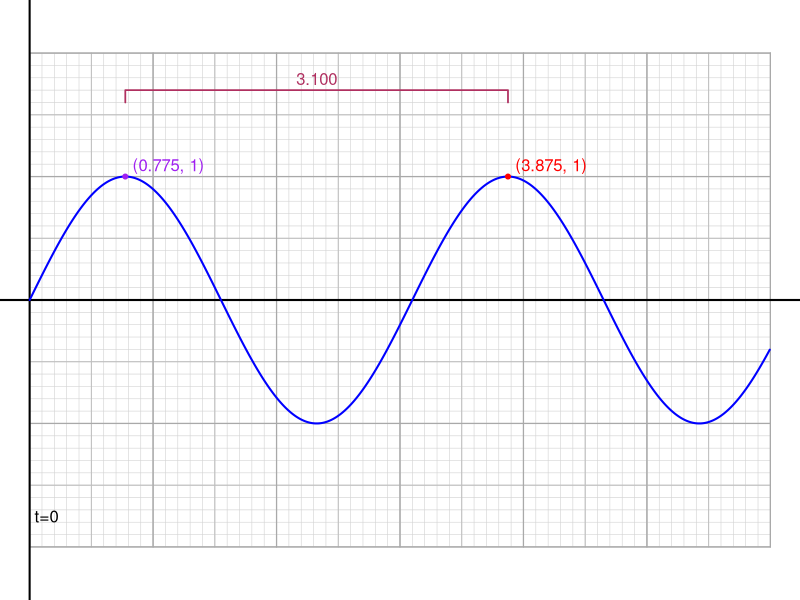
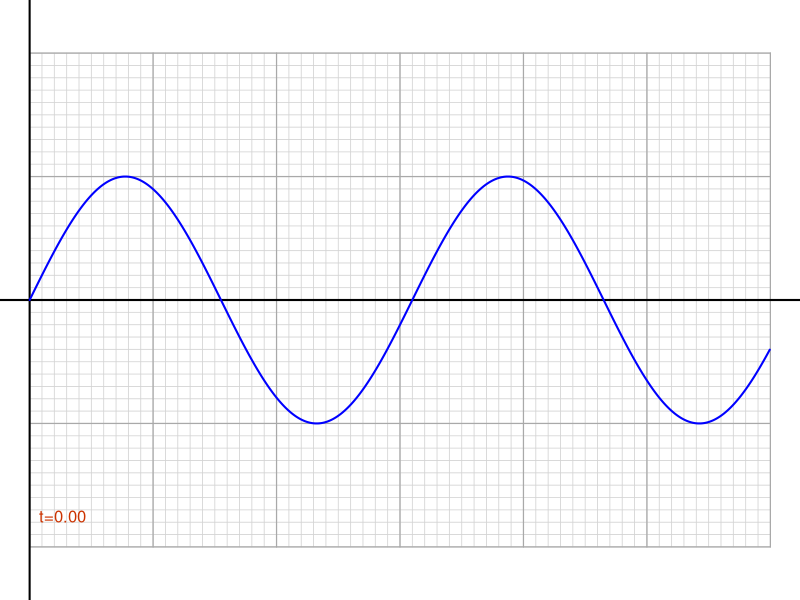
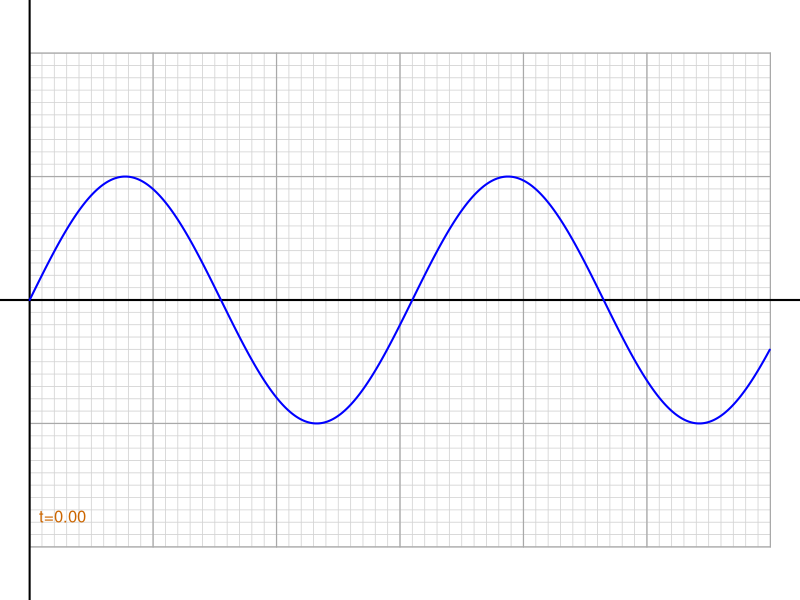
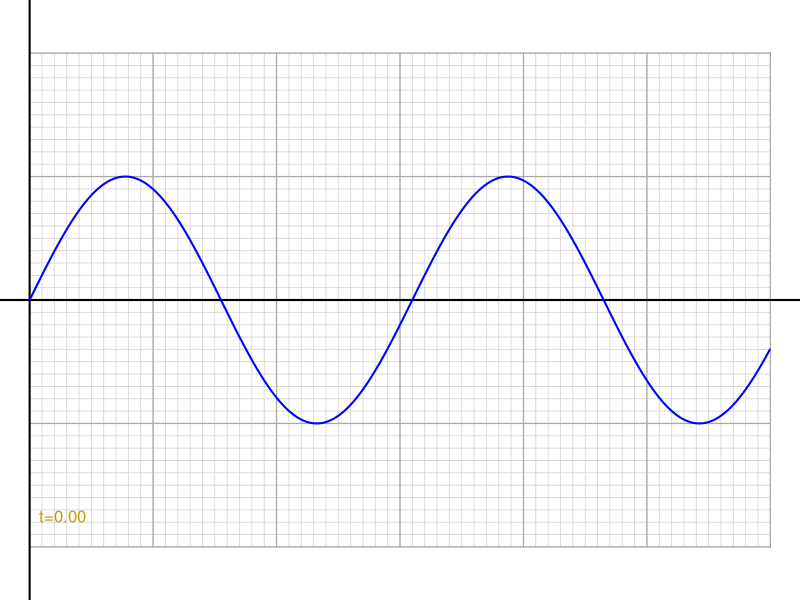
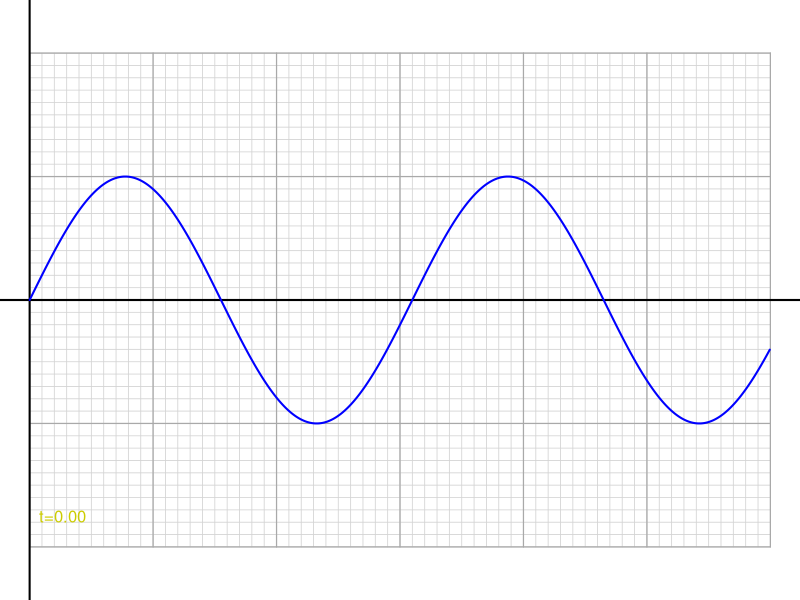
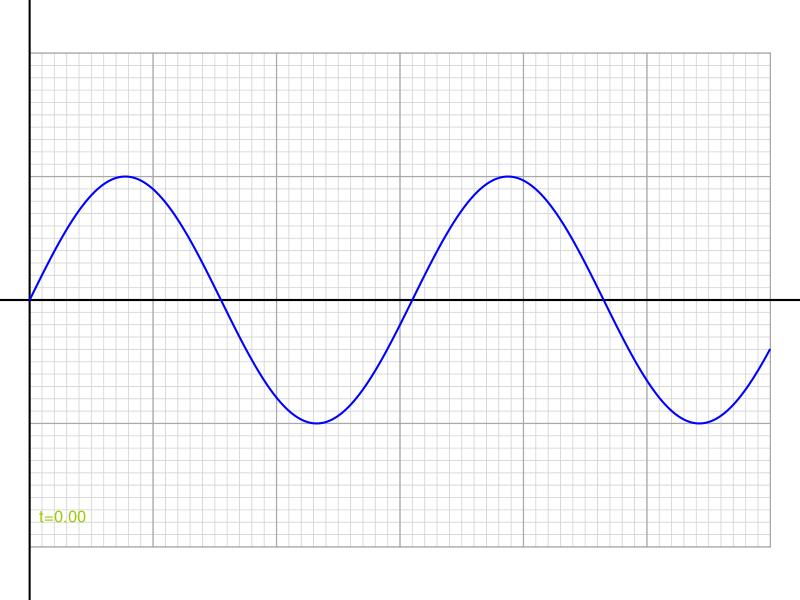
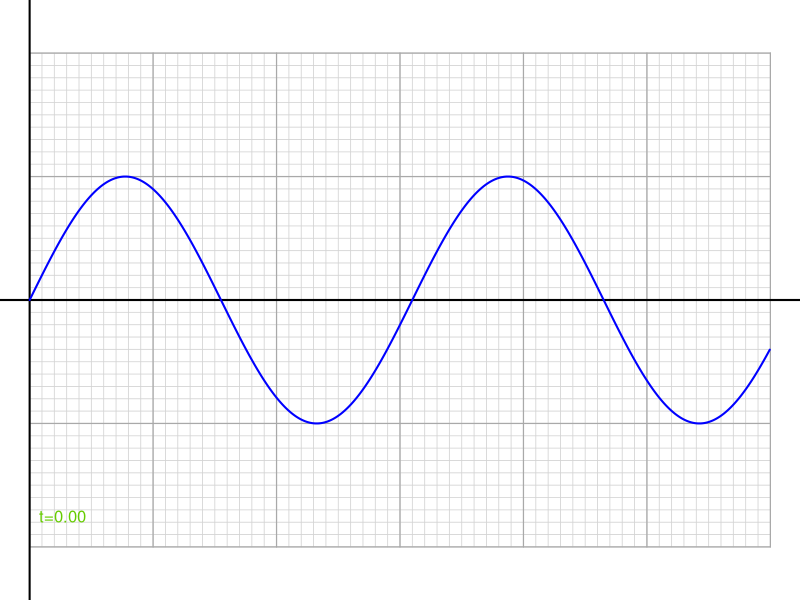
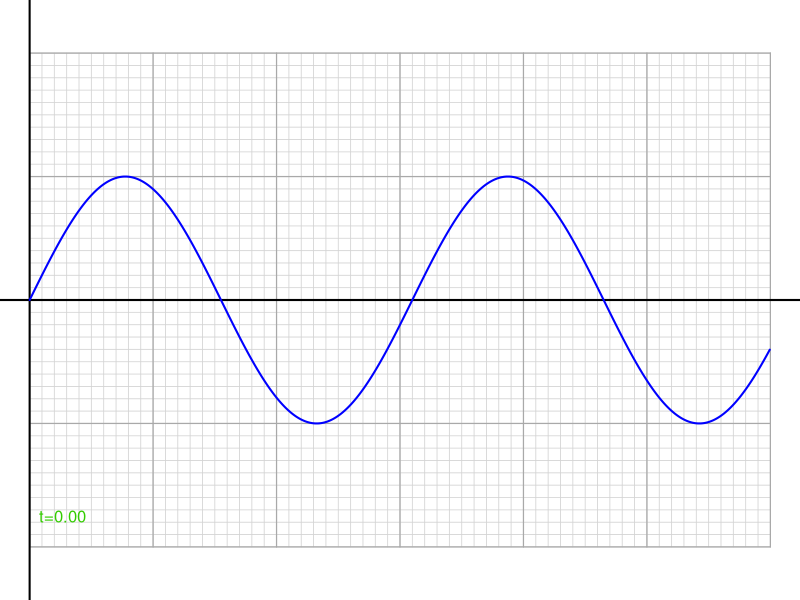

These charts were generated, in order, by the following R code:
## ---- chunk 1
while(T){
    P = round(runif(1,0.8,3.9),1)
    L = round(runif(1,0.8,3.9),1)
    v = P/L
    B1 = round(2*pi/L,3)
    B2 = round(2*pi/P,3)
    P = 2*pi/B2
    L = 2*pi/B1
    P1 = round(P,1)
    L1 = round(L,1)
    P4 = signif(P,4)
    L4 = signif(L,4)
    if(P1 != L1){break}
}
ach = round(seq(0,4,0.1),1)
al = paste0("* ",sprintf("%.01f",ach),collapse="\n")
sol1 = paste0(1*(ach==L1),collapse="")
sol2 = paste0(1*(ach==P1),collapse="")

## ---- chunk 2
par(mar=c(0,0,0,0))
plot(0,0,"n",xlim=c(0,6),ylim=c(-2,2),axes=F,ann=F,asp=1)
for(i in seq(0,6,0.1)){
    lines(c(i,i),c(-2,2),col="lightgrey",lwd=0.6)
}
for(i in seq(-2,2,0.1)){
    lines(c(0,6),c(i,i),col="lightgrey",lwd=0.6)
}
for(i in seq(0,6,0.5)){
    lines(c(i,i),c(-2,2),col="grey",lwd=1)
}
for(i in seq(-2,2,0.5)){
    lines(c(0,6),c(i,i),col="grey",lwd=1.0)
}
for(i in seq(0,6,1)){
    lines(c(i,i),c(-2,2),col="darkgrey",lwd=1.2)
}
for(i in seq(-2,2,1)){
    lines(c(0,6),c(i,i),col="darkgrey",lwd=1.2)
}
abline(h=0,lwd=2)
abline(v=0,lwd=2)

x = seq(0,6,pi/360)
y = sin(B1*x)
lines(x,y,col="blue",lwd=2)
xp1 = L/4
xp2 = 5*L/4
points(c(xp1,xp2),c(1,1),col=c("purple","red"),pch=20)
text(xp1,1,paste0("(",sprintf("%.03f",xp1),", 1)"),col="purple",adj=c(-0.1,-0.4))
text(xp2,1,paste0("(",sprintf("%.03f",xp2),", 1)"),col="red",adj=c(-0.1,-0.4))

lines(c(xp1,xp1,xp2,xp2),c(1.6,1.7,1.7,1.6),col="maroon",lwd=1.7)
text(mean(c(xp1,xp2)),1.7,sprintf("%.03f",xp2-xp1),col="maroon",adj=c(0.5,-0.4))

text(0,-1.75,"t=0",adj=c(-0.2,0.5))
## ---- chunk 3
drawgrid = function(){
    par(mar=c(0,0,0,0))
    plot(0,0,"n",xlim=c(0,6),ylim=c(-2,2),axes=F,ann=F,asp=1)
    for(i in seq(0,6,0.1)){
        lines(c(i,i),c(-2,2),col="lightgrey",lwd=0.8)
    }
    for(i in seq(-2,2,0.1)){
        lines(c(0,6),c(i,i),col="lightgrey",lwd=0.8)
    }
    for(i in seq(0,6,1)){
        lines(c(i,i),c(-2,2),col="darkgrey",lwd=1.2)
    }
    for(i in seq(-2,2,1)){
        lines(c(0,6),c(i,i),col="darkgrey",lwd=1.2)
    }
    abline(h=0,lwd=2)
    abline(v=0,lwd=2)
}
for(i in 1:8){
    drawgrid()
    x = seq(0,6,pi/360)
    y = sin(B1*x)
    lines(x,y,col="blue",lwd=2)
    text(0,-1.75,"t=0.00",adj=c(-0.2,0.5),col=hsv(i/24,1,0.8))
}
for(t in seq(0,P,length.out=20)){
    drawgrid()
    x = seq(0,6,pi/360)
    y = sin(B1*x+B2*t)
    lines(x,y,col="blue",lwd=2)
    y0 = sin(B1*x)
    lines(x,y0,col="blue",lwd=1,lty=2)
    text(0,-1.75,sprintf("t=%.02f",t),adj=c(-0.2,0.5))
}
for(i in 1:8){
    drawgrid()
    x = seq(0,6,pi/360)
    y = sin(B1*x)
    lines(x,y,col="blue",lwd=2)
    text(0,-1.75,sprintf("t=%.02f",P),adj=c(-0.2,0.5),col=hsv(i/24,1,0.8))
}
